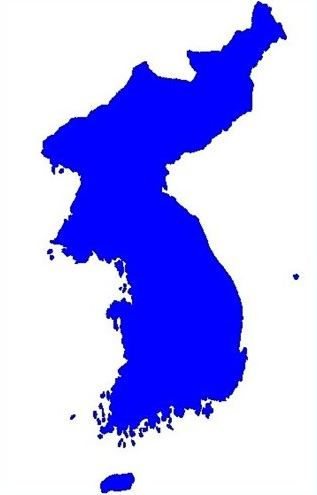
#> input picture openCV/image/8.JPG, 317 x 495 px, found by its file name
$ python cv-19-1.py   (older library calls are emulated)
#> lines starting #> are read from the running program, lines starting #| are printed output that depends on the picture; after the words box and inside, x2 and y2 are one past the last pixel; in counts of white or black regions, pixels touching at a corner belong together
import numpy as np
import cv2

def convex():
    img = cv2.imread('image/8.jpg')
#> img is the input picture: shape (495, 317, 3); mean B, G, R 249.9, 176.8, 176.6
    img1 = img.copy()
    imgray = cv2.cvtColor(img, cv2.COLOR_BGR2GRAY)
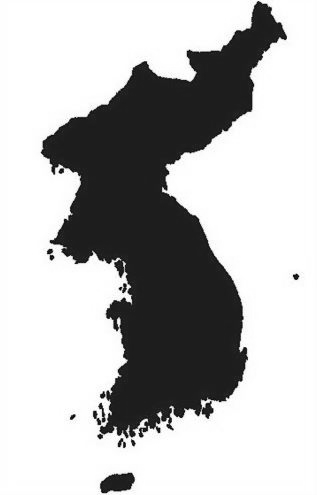
#> imgray: shape (495, 317); min 5, max 255, mean 185.1

    ret, thr = cv2.threshold(imgray, 127,255,0)
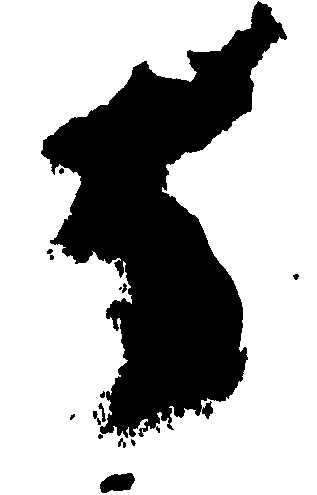
#> thr: shape (495, 317); 69.4% white; 15 black regions (4 under 20 px)

    _, contours, _ = cv2.findContours(thr, cv2.RETR_TREE, cv2.CHAIN_APPROX_SIMPLE)
#> contours = 20 contours, 1 with area under 20; largest, box (x1, y1, x2, y2) and area: (0, 0, 317, 495) 156104, (40, 0, 288, 439) 47880, (99, 472, 136, 494) 544, (201, 400, 214, 420) 136, (97, 402, 107, 423) 80

    cnt = contours[1]
#> cnt = contour of 46 points, box (x1, y1, x2, y2) (99, 472, 136, 494), area 544
    cv2.drawContours(img, [cnt], 0,(0,255,0), 3)
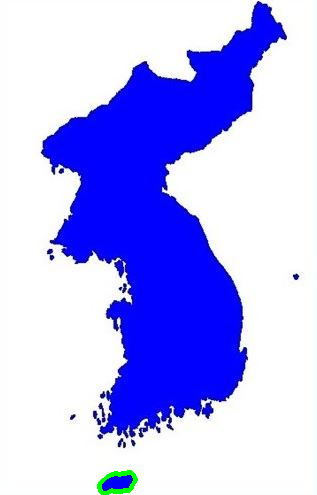
#> img: shape (495, 317, 3); 0.27% of pixels changed, all inside (x1, y1, x2, y2) = (97, 470, 138, 495)

    check = cv2.isContourConvex(cnt)
#> check = False

    if not check:
        hull = cv2.convexHull(cnt)
#> hull = contour of 18 points, box (x1, y1, x2, y2) (99, 472, 136, 494), area 581
        cv2.drawContours(img1, [hull], 0, (0,255,0), 3)
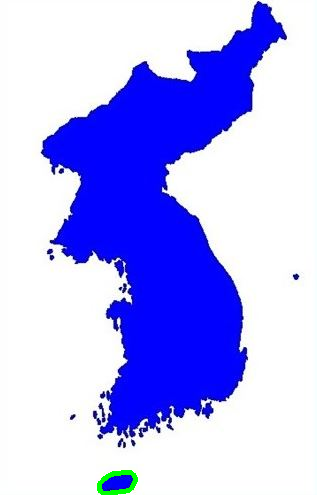
#> img1: shape (495, 317, 3); 0.29% of pixels changed, all inside (x1, y1, x2, y2) = (97, 470, 138, 495)
        cv2.imshow('convexhull', img1)

    cv2.imshow('contours', img)

    cv2.waitKey(0)
    cv2.destroyAllWindows()

convex()

$ run again, with openCV/image/1.jpg copied over openCV/image/8.JPG
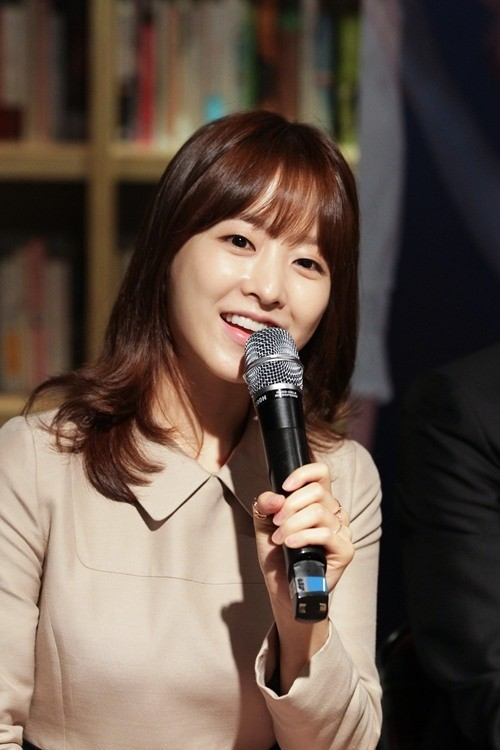
#> input picture openCV/image/1.jpg, 500 x 750 px, found by its file name
#> in convex, img is the input picture: shape (750, 500, 3); mean B, G, R 73.2, 83.8, 100.2
#> in convex, `imgray = cv2.cvtColor(img, cv2.COLOR_BGR2GRAY)`:
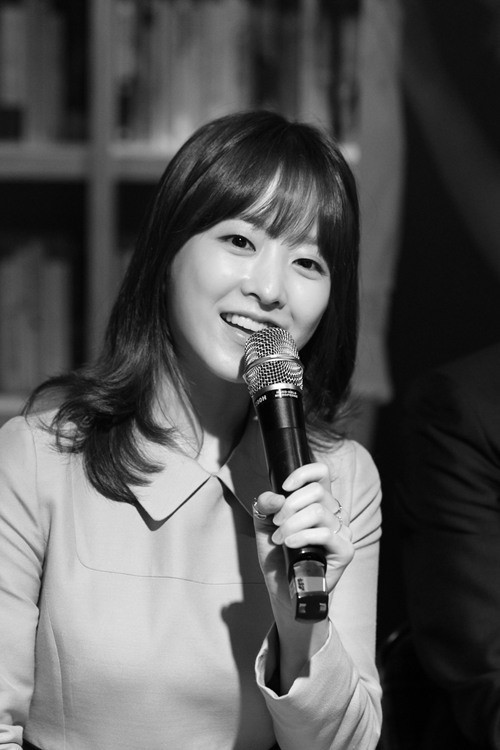
#> imgray: shape (750, 500); min 0, max 255, mean 87.5
#> in convex, `ret, thr = cv2.threshold(imgray, 127,255,0)`:
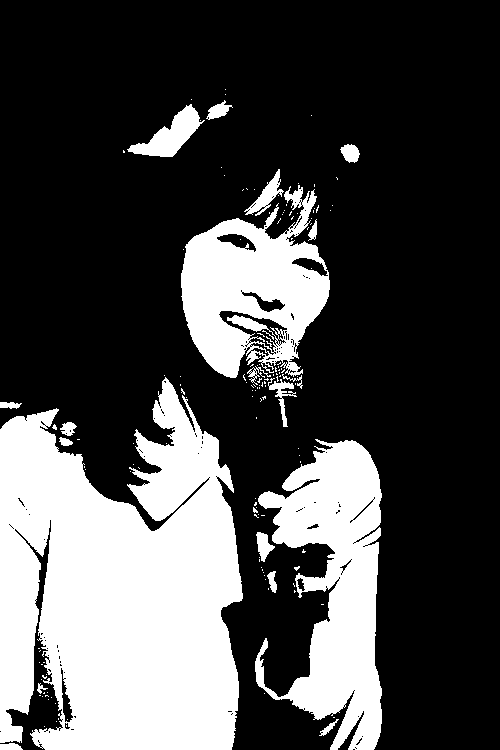
#> thr: shape (750, 500); 29.4% white; 152 white regions (133 under 20 px)
#> contours = 378 contours, 342 with area under 20; largest, box (x1, y1, x2, y2) and area: (0, 377, 243, 750) 66682, (255, 439, 382, 750) 21135, (181, 185, 330, 378) 17606, (127, 104, 205, 157) 1550, (218, 310, 288, 353) 954
#> cnt = [[44, 726]]
#> img: shape (750, 500, 3); under 0.01% of pixels changed, all inside (x1, y1, x2, y2) = (42, 724, 47, 729)
#> check = False
#> hull = [[44, 726]]

$ run again, with openCV/image/10.JPG copied over openCV/image/8.JPG
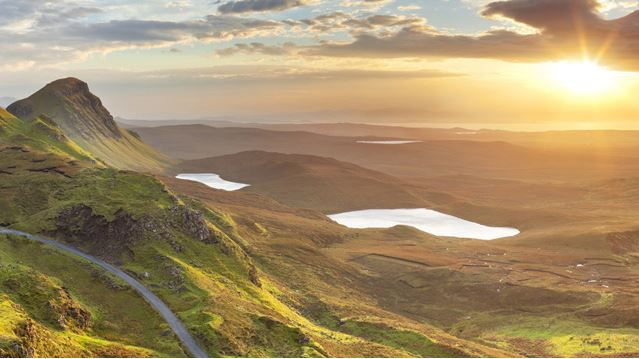
#> input picture openCV/image/10.JPG, 639 x 359 px, found by its file name
#> in convex, img is the input picture: shape (359, 639, 3); mean B, G, R 105, 141.9, 163.8
#> in convex, `imgray = cv2.cvtColor(img, cv2.COLOR_BGR2GRAY)`:
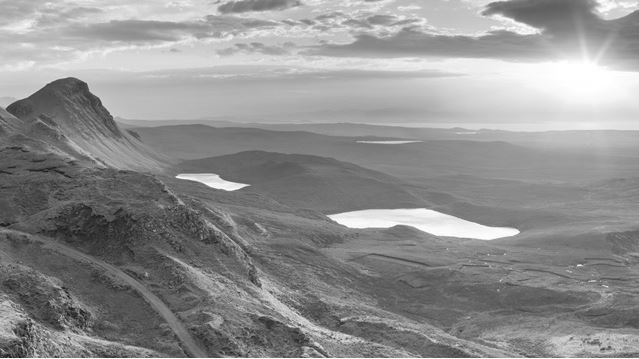
#> imgray: shape (359, 639); min 16, max 255, mean 144.3
#> in convex, `ret, thr = cv2.threshold(imgray, 127,255,0)`:
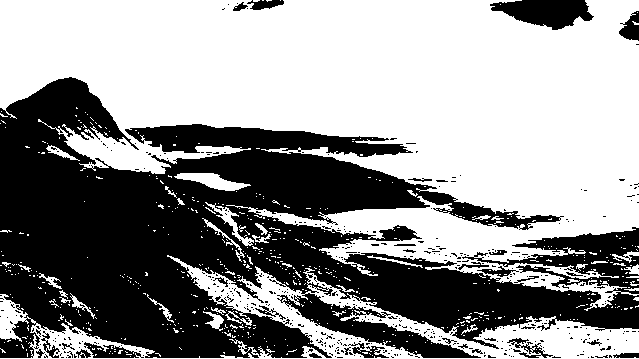
#> thr: shape (359, 639); 57.4% white; 459 black regions (427 under 20 px)
#> contours = 1287 contours, 1210 with area under 20; largest, box (x1, y1, x2, y2) and area: (0, 0, 639, 311) 110634, (0, 255, 639, 359) 19689, (279, 292, 482, 359) 3868, (174, 173, 251, 191) 586, (83, 341, 142, 359) 579
#> cnt = [[155, 353], [158, 353], [159, 354], [159, 355], [160, 356], [160, 355], [158, 353]]
#> img: shape (359, 639, 3); 0.02% of pixels changed, all inside (x1, y1, x2, y2) = (153, 351, 163, 359)
#> check = False
#> hull = [[160, 356], [155, 353], [158, 353], [160, 355]]
